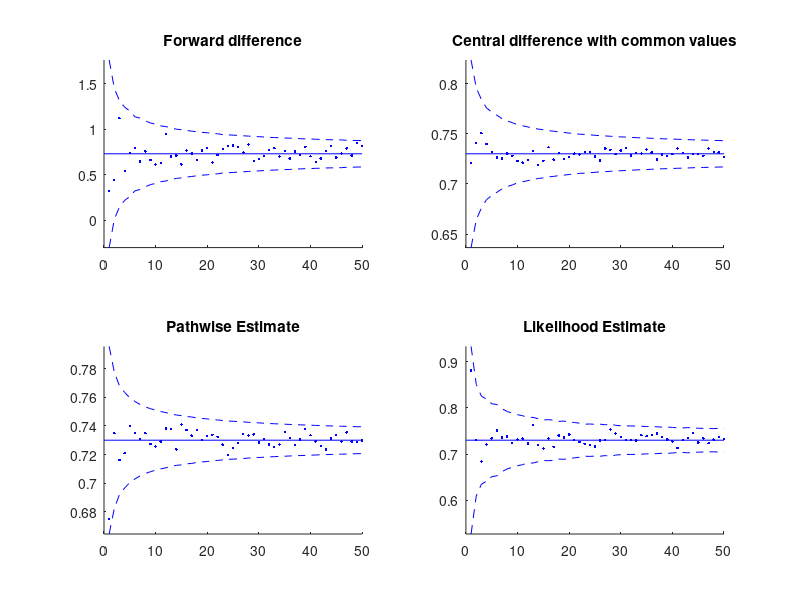

This chart was generated by the following MATLAB code:
 clear
clc
rng(0)

S0 = 100;
r = 0.085;
sigma = 0.3;
T = 2;
K = 100;
delta_S0 = 5;
S0_1 = S0 + delta_S0;
S0_2 = S0;
 
d1 = (log(S0/K) + T*(r + 0.5*sigma.^2) )/(sigma*sqrt(T));  
d2 = d1 - sigma*sqrt(T); 
act_call_delta = normcdf(d1,0,1); 

%Need to check the equation for the variance
% For the forward difference formula
disp('Time for the Forward difference formula')
tic
mat = zeros(50,3);
for idx = 1:50
    N = idx*1000;
    random_nums = randn(N, 2);
    Z1 = random_nums(:,1);
    Z2 = random_nums(:,2);
    
    f1 = exp(-r*T)*(max(S0_1*exp((r-0.5*sigma.^2)*T +sigma*sqrt(T).*Z1) -K ,0));
    f2 = exp(-r*T)*(max(S0_2*exp((r-0.5*sigma.^2)*T +sigma*sqrt(T).*Z2) -K ,0));
    
    delta_call = (mean(f1-f2))/delta_S0;
    var_call = (1/delta_S0.^2)*(var(f1)+ var(f2))/N; 
    
    upper = act_call_delta + 3*sqrt(var_call); 
    lower = act_call_delta - 3*sqrt(var_call); 
    mat(idx,:) = [delta_call upper lower] ; 
end
toc 
% For the central difference formula using same estimates
disp('Time for the Central difference formula with common values')
tic
mat2 = zeros(50,3);
for idx = 1:50
    S0_1 = S0 + delta_S0;
    S0_2 = S0 - delta_S0;
    N = idx*1000;
    Z = randn(N, 1);
    
    f1 = exp(-r*T)*(max(S0_1*exp((r-0.5*sigma.^2)*T +sigma*sqrt(T).*Z) -K ,0));
    f2 = exp(-r*T)*(max(S0_2*exp((r-0.5*sigma.^2)*T +sigma*sqrt(T).*Z) -K ,0));
    
    delta_call = (mean(f1-f2))/(2*delta_S0);
    cov_call = cov(f1,f2);
    % This line was what was causing my error - This shows the importance 
    % Of using brackets!
    % MATLAB interprets these two lines as the same code. 
    % var_call = delta_S0.^2*(1/4)*(cov_call(1,1)/N+ cov_call(2,2)/N -2*cov_call(2,1)/N); 
    % var_call = (1/4*(delta_S0.^2))*(cov_call(1,1)/N+ cov_call(2,2)/N -2*cov_call(2,1)/N);
    
     var_call = (1/(2*delta_S0.^2))*(cov_call(1,1)+ cov_call(2,2) -2*cov_call(2,1))/N;
    % which is also the same as this 
    % var_call = (1/(N*((2*delta_S0).^2)))*(cov_call(1,1)+ cov_call(2,2) -2*cov_call(2,1));
    
    upper = act_call_delta + 3*sqrt(var_call); 
    lower = act_call_delta - 3*sqrt(var_call); 
    mat2(idx,:) = [delta_call upper lower] ; 
end
toc 

% Pathwise Estimate of Blach Scholes Delta
disp('Time for Pathwise Estimate')
tic
mat3 = zeros(50,3);
for idx = 1:50
    N = idx*1000;
    Z = randn(N,1);
    ST_dash = S0*exp( (r-0.5*sigma.^2)*T + sigma*sqrt(T).*Z);
    indicator = ST_dash > K;
    sample = exp(-r*T)*((ST_dash./S0).*indicator); 
    delta_call = mean(sample);
    confidence = 3*std(sample)/sqrt(N); 
    lower = act_call_delta - confidence;
    upper = act_call_delta + confidence;
    
    mat3(idx,:) = [delta_call lower upper];
end
toc 

% Likelihood Estimate
disp('Time for Likelihood Estimate')
tic
mat4 = zeros(50,3);
for idx = 1:50
    N = 1000*idx;
    Z = randn(N,1);
    ST = S0*exp((r - 0.5*(sigma.^2))*T + sigma*sqrt(T).*Z);
    sample  = exp(-r*T)*(Z.*max(ST-K,0))./(S0*sigma*sqrt(T)); 
    delta_call = mean(sample);
    confidence = 3*std(sample)/sqrt(N); 
    lower = act_call_delta - confidence;
    upper = act_call_delta + confidence;
    mat4(idx,:) = [delta_call lower upper];
end
toc

figure(1)
subplot(2,2,1)
hold on 
plot(mat(:,1),'b.')
plot(mat(:,[2 3]),'b--')
plot([0,50] ,[act_call_delta act_call_delta],'b')
title('Forward difference')
axis tight
hold off

subplot(2,2,2)
hold on 
plot(mat2(:,1),'b.')
plot(mat2(:,[2 3]),'b--')
plot([0,50] ,[act_call_delta act_call_delta],'b')
%axis([0 50 0.6 0.85])
title('Central difference with common values')
axis tight
hold off                       

subplot(2,2,3)
hold on 
plot(mat3(:,1),'b.')
plot(mat3(:,[2 3]),'b--')
plot([0,50] ,[act_call_delta act_call_delta],'b')
%axis([0 50 0.6 0.85])
title('Pathwise Estimate') 
axis tight
hold off                       

subplot(2,2,4)
hold on 
plot(mat4(:,1),'b.')
plot(mat4(:,[2 3]),'b--')
plot([0,50] ,[act_call_delta act_call_delta],'b')
%axis([0 50 0.6 0.85])
title('Likelihood Estimate') 
axis tight
hold off     
